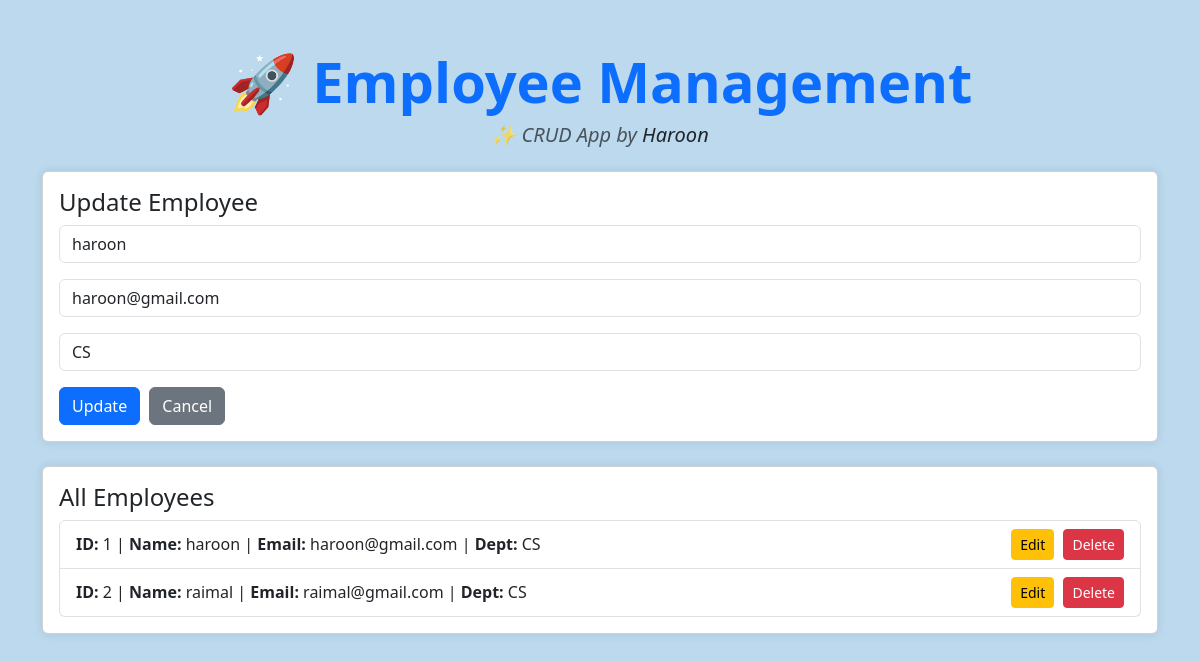
Screenshot of /edit/1 with the database file from the repository.
### models.py (models this page shows, shortened)
class Employee(db.Model):
    id=db.Column(db.Integer,primary_key=True)
    name=db.Column(db.String(60),nullable=False)
    email=db.Column(db.String(60),nullable=False,unique=True)
    department=db.Column(db.String(60),nullable=False)

### app.py (the view, shortened to what this page needs)
@app.route('/edit/<int:id>',methods=['GET','POST'])
def edit(id):
    emp=Employee.query.get_or_404(id)
    employees=Employee.query.all()
    return render_template('index.html',employees=employees,edit_emp=emp)

### templates/index.html (shortened to what this page needs)
<!DOCTYPE html>
<html>
<head>
    <link href="https://cdn.jsdelivr.net/npm/bootstrap@5.3.3/dist/css/bootstrap.min.css" rel="stylesheet">
</head>
<body>
    <div class="container mt-5">
       <h1 class="text-center mb-2 fw-bold text-primary display-4">🚀 Employee Management</h1>
<h5 class="text-center text-muted mb-4 fst-italic">✨ CRUD App by <span class="text-dark">Haroon</span></h5>
        <div class="card mb-4">
            <div class="card-body">
                {% if edit_emp %}
                    <h4 class="card-title">Update Employee</h4>
                    <form method="POST" action="/edit/{{ edit_emp.id }}">
                        <div class="mb-3">
                            <input type="text" class="form-control" name="name" value="{{ edit_emp.name }}" required>
                        </div>
                        <div class="mb-3">
                            <input type="email" class="form-control" name="email" value="{{ edit_emp.email }}" required>
                        </div>
                        <div class="mb-3">
                            <input type="text" class="form-control" name="department" value="{{ edit_emp.department }}" required>
                        </div>
                        <button type="submit" class="btn btn-primary btn-space">Update</button>
                        <a href="/" class="btn btn-secondary">Cancel</a>
                    </form>
                {% endif %}
            </div>
        </div>
        <div class="card">
            <div class="card-body">
                <h4 class="card-title">All Employees</h4>
                {% if employees %}
                    <ul class="list-group">
                        {% for emp in employees %}
                            <li class="list-group-item d-flex justify-content-between align-items-center">
                                <div>
                                    <strong>ID:</strong> {{ emp.id }} |
                                    <strong>Name:</strong> {{ emp.name }} |
                                    <strong>Email:</strong> {{ emp.email }} |
                                    <strong>Dept:</strong> {{ emp.department }}
                                </div>
                                <div>
                                    <a href="/edit/{{ emp.id }}" class="btn btn-sm btn-warning btn-space">Edit</a>
                                    <a href="/delete/{{ emp.id }}" class="btn btn-sm btn-danger" onclick="return confirm('Are you sure?')">Delete</a>
                                </div>
                            </li>
                        {% endfor %}
                    </ul>
                {% else %}
                    <p class="text-muted">No employees found.</p>
                {% endif %}
            </div>
        </div>
    </div>
</body>
</html>

### templates/index.html (style rules this page uses)
body { background-color: #bcd9ee; }
.card { box-shadow: 0 0 10px rgba(0, 0, 0, 0.1); }
.btn-space { margin-right: 5px; }

### rows the page displays
Employee: name "haroon", email "haroon@gmail.com", department "CS", id "1"
Employee: id "2", name "raimal", email "raimal@gmail.com", department "CS"
